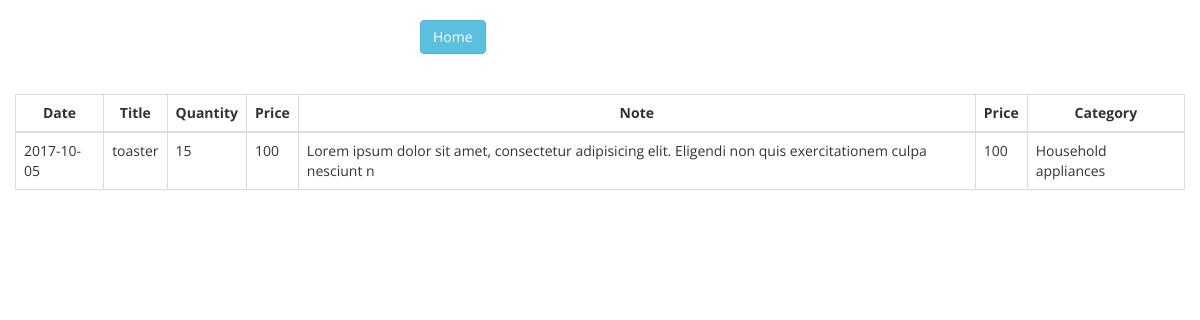
The page /product/history_view/7 on the database its author committed.
### tables this page shows
CREATE TABLE IF NOT EXISTS `product_history` (
  `id` int(11) NOT NULL,
  `date` date NOT NULL,
  `id_product` int(11) NOT NULL,
  `title` varchar(100) NOT NULL,
  `quantity` int(11) NOT NULL,
  `price` int(11) NOT NULL,
  `note` varchar(200) NOT NULL,
  `id_category` int(11) NOT NULL
);

CREATE TABLE IF NOT EXISTS `product_category` (
  `id` int(11) NOT NULL,
  `category` varchar(100) NOT NULL
);

### src/View.php (called while the page is built)
<?php
class View
{
    private $params;
    public function __construct(array $params = array()){
        $this->params = $params;
    }
    public function render($file){
        extract($this->params);
        require('Views/'.$file.'.php');
    }
}

### src/Controllers/ProductController.php (called while the page is built, shortened)
<?php
class ProductController{
    public function history_view(){
        $history = new HistoryModel;
        $id =(int)Route::getInstance()->get_first_param();
        $product_history = $history->get_all_by_id($id);
        $view = new View(['product_history' => $product_history]);
        $view->render('Product_history');
    }
}

### src/App.php (called while the page is built, shortened)
<?php
class App
{
    public function __construct()
    {
        $route = Route::getInstance();
        $result = $route->get_controller_and_action();
        $controller = new $class_name();
        $controller->{$result['action']}();
    }
}

### index.php (called while the page is built, shortened)
<?php
require ('autoloader.php');
new App;

### autoloader.php (called while the page is built, shortened)
<?php
spl_autoload_register(function ($class) {
    $prefix = '';
    $base_dir = __DIR__ . '/src/';
    $len = strlen($prefix);
    $relative_class = substr($class, $len);
    $file = $base_dir . str_replace('\\', '/', $relative_class) . '.php';
});

### src/Database.php (called while the page is built, shortened)
<?php
class Database {
	private $_connection;
	private static $_instance;
	private $_host = "sunrice";
    private $_username = "root";
	private $_password = "";
	private $_database = "sunrice";
	public static function getInstance(){
		if(!self::$_instance){
			self::$_instance = new self();
		}
		return self::$_instance;
	}
	private function __construct() {
		$this->_connection = new \mysqli($this->_host, $this->_username, $this->_password, $this->_database);
	}
	public function query_all($query){
      	$result = $this->_connection->query($query);
        $res=[];
        foreach($result as $val){
            $res[] = $val;
        }
        return $res;
    }
}

### src/Route.php (called while the page is built, shortened)
<?php
class Route{
    private static $_instance;
    private $uri;
    public function __construct($uri){
        $this->uri = $uri;
    }
    public static function getInstance(){
        if(!self::$_instance){
            self::$_instance = new self($_SERVER['REQUEST_URI']);
        }
        return self::$_instance;
    }
    public function get_first_param(){
        $uri_parts = explode('/', $this->uri);
        return $uri_parts[3];
    }
}

### src/Models/HistoryModel.php (called while the page is built, shortened)
<?php
class HistoryModel
{
    private $connection;
    public function __construct(){
        $this->connection = \Database::getInstance();
    }
    public function get_all_by_id($id){
        return $this->connection->query_all("
            SELECT * FROM `product_history` AS ph
            INNER JOIN product_category AS pc ON
            ph.id_category = pc.id WHERE ph.id_product = $id ORDER BY ph.date ASC
        ");
    }
}

### src/Views/Product_history.php (the view)
<?php
include('headers.php');
?>
<div class="container">
    <div class="row">
        <div class="col-xs-4 col-xs-offset-4">
            <a href="/product/index"><div class=" home btn btn-info"> Home </div></a>
        </div>
    </div>
    <div class="row">
        <table class="table table-bordered">
            <thead>
            <tr>
                <th class='text-center'>Date</th>
                <th class='text-center'>Title</th>
                <th class='text-center'>Quantity</th>
                <th class='text-center'>Price</th>
                <th class='text-center'>Note</th>
                <th class='text-center'>Price</th>
                <th class='text-center'>Category</th>
            </tr>
            </thead>
            <tbody>
            <?php
            foreach($product_history as $record){
                ?>
                <tr>
                    <td>
                        <? echo $record['date']?>
                    </td>
                    <td>
                        <? echo $record['title']?>
                    </td>
                    <td>
                        <? echo $record['quantity']?>
                    </td>
                    <td>
                        <? echo $record['price']?>
                    </td>
                    <td>
                        <? echo $record['note']?>
                    </td>
                    <td>
                        <? echo $record['price']?>
                    </td>
                    <td>
                        <? echo $record['category']?>
                    </td>
                </tr>
            <?php
            }
            ?>
            </tbody>
        </table>
    </div>
</div>
<?php
include('footer.php');
?>

### css/style.css (style rules this page uses)
* { font-family: Open Sans; }
.home { margin-top: 20px; margin-bottom: 40px; }

### rows shown on the page
product_history: date "2017-10-05", title "toaster", quantity "15", price "100", note "Lorem ipsum dolor sit amet, consectetur adipisicing elit. Eligendi non quis exercitationem culpa nesciunt n", product_category.category "Household appliances"
